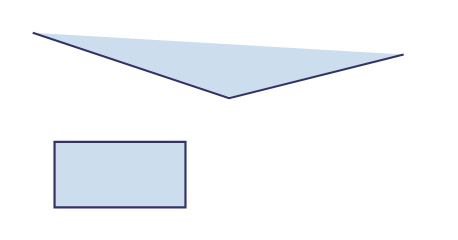

The Vega-Lite source for this figure:
### Vega specification from a JSON file in a GitHub repository (floating-point values rounded to 4 significant figures)
{"$schema": "https://vega.github.io/schema/vega/v6.json", "width": 200, "height": 100, "padding": 5, "autosize": "none", "data": [{"name": "f", "values": [{"type": "Feature", "geometry": {"type": "LineString", "coordinates": [[10, 10], [100, 40], [180, 20]]}}, {"type": "Feature", "geometry": {"type": "Polygon", "coordinates": [[[20, 60], [80, 60], [80, 90], [20, 90], [20, 60]]]}}], "transform": [{"type": "geopath", "as": "p"}]}], "marks": [{"type": "path", "from": {"data": "f"}, "encode": {"update": {"path": {"field": "p"}, "stroke": {"value": "#336"}, "fill": {"value": "#cde"}}}}]}
